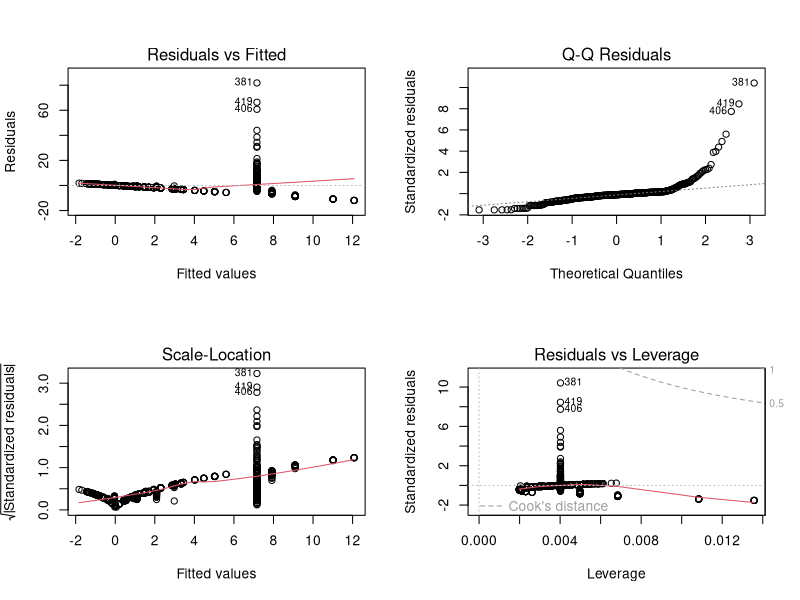
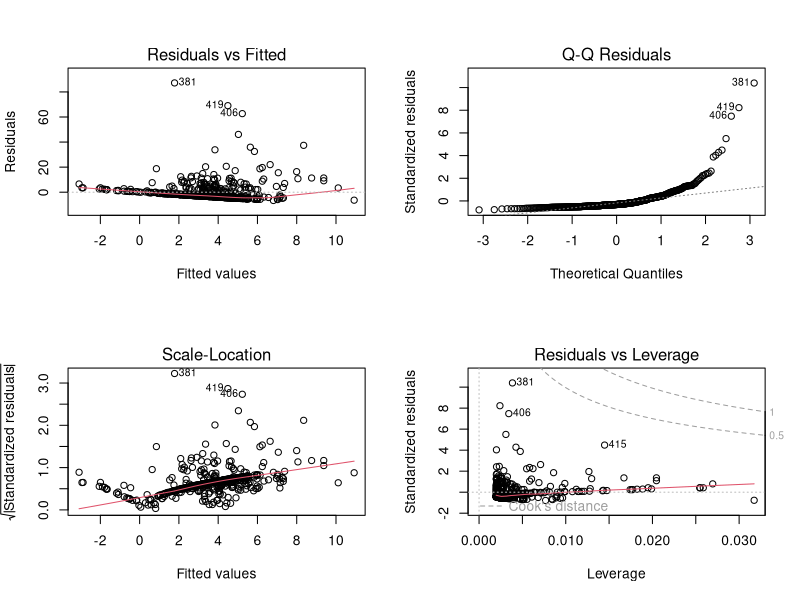
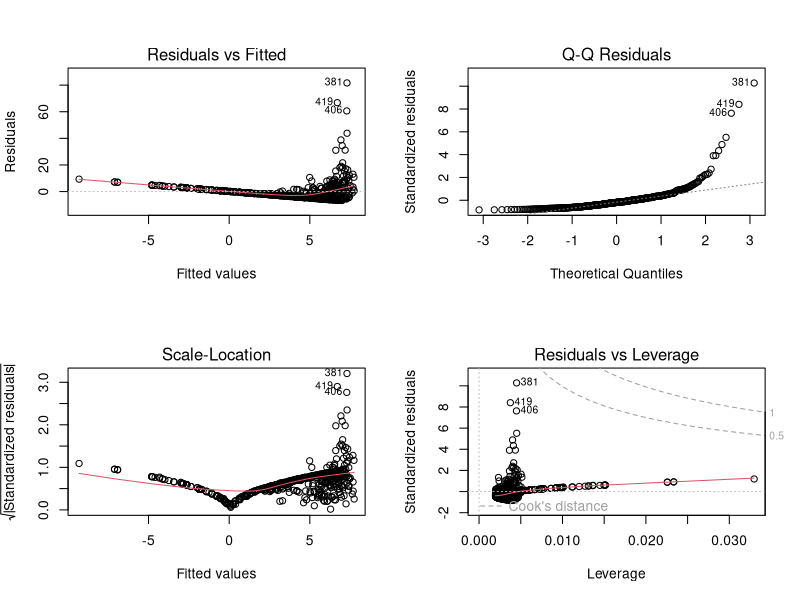
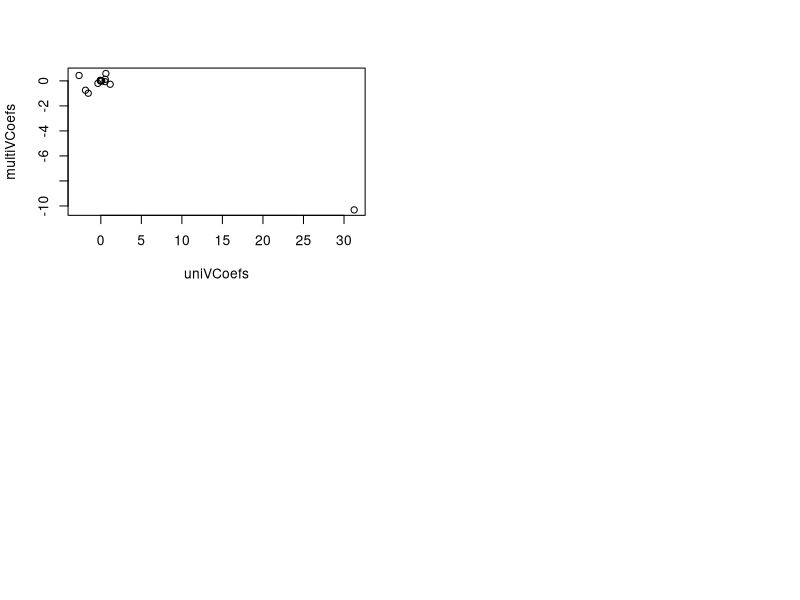

These figures' R source, in order:
library(MASS)
attach(Boston)
n <- names(Boston) 
allPreds <- n[n != "crim"]
numPreds <- length(allPreds)


# a) ***************************************************************************

simples <- vector(mode = "list", length = numPreds)
pVals <- c()
alpha <- 0.05
signifPreds <- c()

for (i in 1:numPreds)
{
	formula <- as.formula(paste("crim ~", allPreds[i]))
	simples[[i]] <- lm(formula)
	p <- coef(summary(simples[[1]]))[2,4]
	pVals[i] <- p
	if (p < alpha) signifPreds <- c(signifPreds, allPreds[i])
}

signifPreds 
    # The simple linear regression models, that are fitted using each of 
    # these predictors, produce P-values < 0.05.
    # This suggests that there is a significant association between each
    # of these predictors and the response, per-capita crime rate.

nonSignifPreds <- allPreds[!allPreds %in% signifPreds]
nonSignifPreds # ==> "chas"
    # "chas", the predictor that indicates if the house is situated on the
    # banks of the Charles River, produces a model that cannot reject the null 
    # hypothesis: that there is no significant association with crime.

chasIndex <- which(allPreds %in% "chas")
pVals[chasIndex] # ==> P = 0.209
    # As the P-value for "chas" falls well outside of our chosen alpha of 0.05,
    # our linear model cannot conclude that Charles River bank areas have an 
    # association with crime rate per-capita.


# Proportion of non-retail business acres per town.
indusIndex <- which(allPreds %in% "indus")
coef(simples[[indusIndex]])[2] # ==> B1 = 0.5097763
pVals[indusIndex] # ==> P = 1.45e-21
    # There appears to be a positive association with the proportion of 
    # non-retail business acres per town and per-capita crime rate.
    # That is, industrial areas may be less safe to live in.

par(mfrow = c(2, 2))
plot(simples[[indusIndex]])
    # The nature of the relationship may not be simply linear.
    # The residuals vs fitted plot displays a non-random pattern around 0 and 
    # the Q-Q plot shows signs of nonlinearity.
    # The general appearance of these plots suggests a better model is needed.


# Average number of rooms per dwelling.
rmIndex <- which(allPreds %in% "rm")
coef(simples[[rmIndex]])[2] # ==> B1 = -2.684051
pVals[rmIndex] # ==> P = 6.35e-07
    # There appears to be a steeper negative association with the average
    # number of rooms in a house and per-capita crime rate.
    # That is, housing that implies higher income may affect crime rate.

plot(simples[[rmIndex]])
    # The residuals vs fitted plot has a slightly more random pattern than that
    # of indus. The Q-Q plot however shows similar nonlinearity.


# Weighted mean of distances to five Boston employment centres.
disIndex <- which(allPreds %in% "dis")
coef(simples[[disIndex]])[2] # ==> B1 = -1.550902
pVals[disIndex] # ==> P = 8.52e-19
    # There appears to be a negative association with the weighted mean
    # distances to five Boston employment centres and per-capita crime rate.
    # That is, distributing the location of employment resources may affect
    # an area's crime rate.

plot(simples[[disIndex]])
    # Similar to indus, the residuals suggests an improvement may be possible 
    # with a more flexible model, or one with multiple predictors.


# b) ***************************************************************************

lm.multi <- lm(crim ~ ., data = Boston)
pValsMulti <- coef(summary(lm.multi))[-1,4]
signifPredsMulti <- pValsMulti[pValsMulti < alpha]
signifPredsMulti
    # The multiple regression model reveals that previous assumptions do not 
    # hold up. Predictors "rm" and "indus" are missing from our list of 
    # significant predictors. This suggests that if we account for more measured
    # information, they end up not contributing significantly in explaining
    # crime rate per-capita.
    # At the same time, these predictors, of which previously investigated "dis"
    # is included, produce P-values that allow a rejection of the corresponding
    # null hypotheses, H0: Bj = 0.


# c) ***************************************************************************

uniVCoefs <- c()
for (i in 1:numPreds)
{
	uniVCoefs[i] <- coef(simples[[i]])[2]
}
multiVCoefs <- coef(lm.multi)[-1]
plot(uniVCoefs, multiVCoefs)

    # The plot makes it plain to see the drastic change in results from a) to b).
    # Most apparent is the change in signs of the coefficients for around half 
    # of the predictors. For "nox", this appears extreme with a value of 30 in
    # its simple linear model and -10 in the multiple regression model.


# d) ***************************************************************************

allQuantPreds <- allPreds[allPreds != "chas"]
numQuantPreds <- length(allQuantPreds)
polys <- vector(mode = "list", length = numQuantPreds)
signifPredsPoly <- vector(mode = "list", length = numQuantPreds)

for (i in 1:numQuantPreds)
{
	formula <- as.formula(paste("crim ~", "poly(", allQuantPreds[i], ", 3)"))
	polys[[i]] <- lm(formula)
	polyPs <- coef(summary(polys[[i]]))[-1,4]
	signifPolyPs <- c()
	for (j in 1:length(polyPs))
	{
		if (polyPs[j] < alpha) signifPolyPs <- c(signifPolyPs, j)
	}
	signifPredsPoly[[i]] <- signifPolyPs
}

signifPredsPoly # ==> list 10 is the only list that contains only a 1.
allQuantPreds[10] # ==> "black"
    # The polynomial terms that produced significant P-values are listed for
    # each predictor. As suspected, there exist predictors for which the 
    # polynomial model is considered an improvement. In fact, only the 
    # polynomial model "crim" ~ "black" produces only its first polynomial term 
    # as significant. Whereas half of the predictors produce models where all 
    # three polynomial terms exhibit significance.